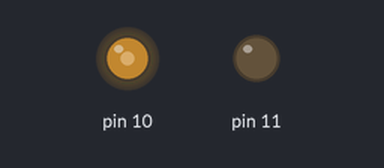
This sketch was run on a simulated Arduino Uno, built with avr-gcc and run on an emulated ATmega328P. Parts: output pins drawn as LEDs (lit = HIGH).

Above: at 5.1 s.
At 10.1 s:
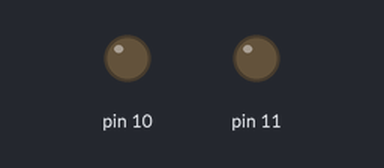
Timing chart, 0 to 11.6 s (numbered marks = the images above):
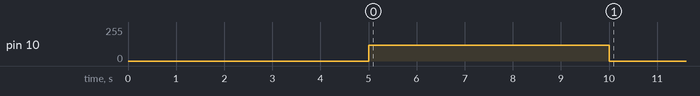

The sketch:

FT_Demo_Run.ino
```cpp
const int(dmotorf) = 10;
const int(dmotorb) = 11;

void setup() {
  // put your setup code here, to run once:
  pinMode(dmotorf, OUTPUT);
  pinMode(dmotorb, OUTPUT);

  delay(5000);

  analogWrite(dmotorf, 120); // speed - no more than 120
  analogWrite(dmotorb, 0);

  delay(5000); // this is how long to run for 1000 = 1 sec

  analogWrite(dmotorf, 0);
  analogWrite(dmotorb, 0);
}

void loop() {
  // put your main code here, to run repeatedly:

}
```
